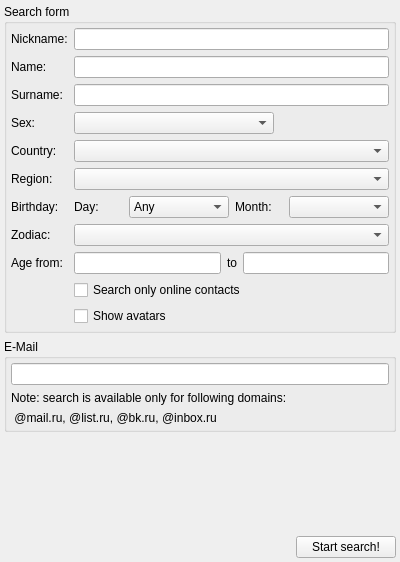
<?xml version="1.0" encoding="UTF-8"?>
<ui version="4.0">
 <class>MRIMSearchWidgetClass</class>
 <widget class="QWidget" name="MRIMSearchWidgetClass">
  <property name="geometry">
   <rect>
    <x>0</x>
    <y>0</y>
    <width>400</width>
    <height>562</height>
   </rect>
  </property>
  <property name="minimumSize">
   <size>
    <width>400</width>
    <height>480</height>
   </size>
  </property>
  <property name="maximumSize">
   <size>
    <width>16777215</width>
    <height>650</height>
   </size>
  </property>
  <property name="windowTitle">
   <string>Search contacts</string>
  </property>
  <layout class="QVBoxLayout" name="verticalLayout">
   <property name="margin">
    <number>4</number>
   </property>
   <item>
    <widget class="QGroupBox" name="searchGroupBox">
     <property name="sizePolicy">
      <sizepolicy hsizetype="Preferred" vsizetype="Fixed">
       <horstretch>0</horstretch>
       <verstretch>0</verstretch>
      </sizepolicy>
     </property>
     <property name="minimumSize">
      <size>
       <width>150</width>
       <height>250</height>
      </size>
     </property>
     <property name="title">
      <string>Search form</string>
     </property>
     <layout class="QFormLayout" name="formLayout">
      <property name="fieldGrowthPolicy">
       <enum>QFormLayout::AllNonFixedFieldsGrow</enum>
      </property>
      <property name="margin">
       <number>4</number>
      </property>
      <item row="0" column="0">
       <widget class="QLabel" name="label">
        <property name="text">
         <string>Nickname:</string>
        </property>
       </widget>
      </item>
      <item row="0" column="1">
       <widget class="QLineEdit" name="nickEdit"/>
      </item>
      <item row="1" column="0">
       <widget class="QLabel" name="label_2">
        <property name="text">
         <string>Name:</string>
        </property>
       </widget>
      </item>
      <item row="1" column="1">
       <widget class="QLineEdit" name="nameEdit"/>
      </item>
      <item row="2" column="0">
       <widget class="QLabel" name="label_3">
        <property name="text">
         <string>Surname:</string>
        </property>
       </widget>
      </item>
      <item row="2" column="1">
       <widget class="QLineEdit" name="surnameEdit"/>
      </item>
      <item row="3" column="0">
       <widget class="QLabel" name="label_4">
        <property name="text">
         <string>Sex:</string>
        </property>
       </widget>
      </item>
      <item row="3" column="1">
       <widget class="QComboBox" name="sexComboBox">
        <property name="maximumSize">
         <size>
          <width>200</width>
          <height>50</height>
         </size>
        </property>
       </widget>
      </item>
      <item row="4" column="0">
       <widget class="QLabel" name="label_5">
        <property name="text">
         <string>Country:</string>
        </property>
       </widget>
      </item>
      <item row="4" column="1">
       <widget class="QComboBox" name="countryComboBox">
        <property name="maximumSize">
         <size>
          <width>16777215</width>
          <height>16777215</height>
         </size>
        </property>
       </widget>
      </item>
      <item row="5" column="0">
       <widget class="QLabel" name="label_6">
        <property name="text">
         <string>Region:</string>
        </property>
       </widget>
      </item>
      <item row="5" column="1">
       <widget class="QComboBox" name="regionComboBox">
        <property name="maximumSize">
         <size>
          <width>16777215</width>
          <height>16777215</height>
         </size>
        </property>
       </widget>
      </item>
      <item row="6" column="0">
       <widget class="QLabel" name="label_7">
        <property name="text">
         <string>Birthday:</string>
        </property>
       </widget>
      </item>
      <item row="6" column="1">
       <layout class="QHBoxLayout" name="horizontalLayout">
        <item>
         <widget class="QLabel" name="label_8">
          <property name="maximumSize">
           <size>
            <width>50</width>
            <height>16777215</height>
           </size>
          </property>
          <property name="text">
           <string>Day:</string>
          </property>
         </widget>
        </item>
        <item>
         <widget class="QComboBox" name="birthDayComboBox">
          <property name="minimumSize">
           <size>
            <width>100</width>
            <height>0</height>
           </size>
          </property>
          <property name="maximumSize">
           <size>
            <width>100</width>
            <height>16777215</height>
           </size>
          </property>
          <item>
           <property name="text">
            <string>Any</string>
           </property>
          </item>
          <item>
           <property name="text">
            <string>1</string>
           </property>
          </item>
          <item>
           <property name="text">
            <string>2</string>
           </property>
          </item>
          <item>
           <property name="text">
            <string>3</string>
           </property>
          </item>
          <item>
           <property name="text">
            <string>4</string>
           </property>
          </item>
          <item>
           <property name="text">
            <string>5</string>
           </property>
          </item>
          <item>
           <property name="text">
            <string>6</string>
           </property>
          </item>
          <item>
           <property name="text">
            <string>7</string>
           </property>
          </item>
          <item>
           <property name="text">
            <string>8</string>
           </property>
          </item>
          <item>
           <property name="text">
            <string>9</string>
           </property>
          </item>
          <item>
           <property name="text">
            <string>10</string>
           </property>
          </item>
          <item>
           <property name="text">
            <string>11</string>
           </property>
          </item>
          <item>
           <property name="text">
            <string>12</string>
           </property>
          </item>
          <item>
           <property name="text">
            <string>13</string>
           </property>
          </item>
          <item>
           <property name="text">
            <string>14</string>
           </property>
          </item>
          <item>
           <property name="text">
            <string>15</string>
           </property>
          </item>
          <item>
           <property name="text">
            <string>16</string>
           </property>
          </item>
          <item>
           <property name="text">
            <string>17</string>
           </property>
          </item>
          <item>
           <property name="text">
            <string>18</string>
           </property>
          </item>
          <item>
           <property name="text">
            <string>19</string>
           </property>
          </item>
          <item>
           <property name="text">
            <string>20</string>
           </property>
          </item>
          <item>
           <property name="text">
            <string>21</string>
           </property>
          </item>
          <item>
           <property name="text">
            <string>22</string>
           </property>
          </item>
          <item>
           <property name="text">
            <string>23</string>
           </property>
          </item>
          <item>
           <property name="text">
            <string>24</string>
           </property>
          </item>
          <item>
           <property name="text">
            <string>25</string>
           </property>
          </item>
          <item>
           <property name="text">
            <string>26</string>
           </property>
          </item>
          <item>
           <property name="text">
            <string>27</string>
           </property>
          </item>
          <item>
           <property name="text">
            <string>28</string>
           </property>
          </item>
          <item>
           <property name="text">
            <string>29</string>
           </property>
          </item>
          <item>
           <property name="text">
            <string>30</string>
           </property>
          </item>
          <item>
           <property name="text">
            <string>31</string>
           </property>
          </item>
         </widget>
        </item>
        <item>
         <widget class="QLabel" name="label_9">
          <property name="maximumSize">
           <size>
            <width>80</width>
            <height>16777215</height>
           </size>
          </property>
          <property name="text">
           <string>Month:</string>
          </property>
         </widget>
        </item>
        <item>
         <widget class="QComboBox" name="birthMonthComboBox">
          <property name="minimumSize">
           <size>
            <width>100</width>
            <height>0</height>
           </size>
          </property>
          <property name="maximumSize">
           <size>
            <width>100</width>
            <height>16777215</height>
           </size>
          </property>
         </widget>
        </item>
       </layout>
      </item>
      <item row="7" column="0">
       <widget class="QLabel" name="label_10">
        <property name="text">
         <string>Zodiac:</string>
        </property>
       </widget>
      </item>
      <item row="7" column="1">
       <widget class="QComboBox" name="zodiacComboBox"/>
      </item>
      <item row="8" column="0">
       <widget class="QLabel" name="label_11">
        <property name="text">
         <string>Age from:</string>
        </property>
       </widget>
      </item>
      <item row="8" column="1">
       <layout class="QHBoxLayout" name="horizontalLayout_2">
        <item>
         <widget class="QLineEdit" name="ageFromEdit">
          <property name="minimumSize">
           <size>
            <width>100</width>
            <height>0</height>
           </size>
          </property>
          <property name="maximumSize">
           <size>
            <width>150</width>
            <height>16777215</height>
           </size>
          </property>
         </widget>
        </item>
        <item>
         <widget class="QLabel" name="label_12">
          <property name="text">
           <string>to</string>
          </property>
         </widget>
        </item>
        <item>
         <widget class="QLineEdit" name="ageToEdit">
          <property name="minimumSize">
           <size>
            <width>100</width>
            <height>0</height>
           </size>
          </property>
          <property name="maximumSize">
           <size>
            <width>150</width>
            <height>16777215</height>
           </size>
          </property>
         </widget>
        </item>
       </layout>
      </item>
      <item row="9" column="1">
       <widget class="QCheckBox" name="onlyOnlineCheckBox">
        <property name="text">
         <string>Search only online contacts</string>
        </property>
       </widget>
      </item>
      <item row="10" column="1">
       <widget class="QCheckBox" name="showAvatarsCheckBox">
        <property name="text">
         <string>Show avatars</string>
        </property>
       </widget>
      </item>
     </layout>
    </widget>
   </item>
   <item>
    <widget class="QGroupBox" name="emailGroupBox">
     <property name="sizePolicy">
      <sizepolicy hsizetype="Preferred" vsizetype="Fixed">
       <horstretch>0</horstretch>
       <verstretch>0</verstretch>
      </sizepolicy>
     </property>
     <property name="minimumSize">
      <size>
       <width>0</width>
       <height>50</height>
      </size>
     </property>
     <property name="title">
      <string>E-Mail</string>
     </property>
     <layout class="QVBoxLayout" name="verticalLayout_3">
      <property name="margin">
       <number>4</number>
      </property>
      <item>
       <widget class="QLineEdit" name="emailEdit"/>
      </item>
      <item>
       <widget class="QLabel" name="label_13">
        <property name="text">
         <string>Note: search is available only for following domains:</string>
        </property>
       </widget>
      </item>
      <item>
       <widget class="QLabel" name="label_14">
        <property name="text">
         <string> @mail.ru, @list.ru, @bk.ru, @inbox.ru</string>
        </property>
       </widget>
      </item>
     </layout>
    </widget>
   </item>
   <item>
    <spacer name="verticalSpacer">
     <property name="orientation">
      <enum>Qt::Vertical</enum>
     </property>
     <property name="sizeHint" stdset="0">
      <size>
       <width>20</width>
       <height>40</height>
      </size>
     </property>
    </spacer>
   </item>
   <item>
    <layout class="QHBoxLayout" name="horizontalLayout_3">
     <item>
      <spacer name="horizontalSpacer">
       <property name="orientation">
        <enum>Qt::Horizontal</enum>
       </property>
       <property name="sizeHint" stdset="0">
        <size>
         <width>40</width>
         <height>20</height>
        </size>
       </property>
      </spacer>
     </item>
     <item>
      <widget class="QPushButton" name="pushButton">
       <property name="minimumSize">
        <size>
         <width>100</width>
         <height>0</height>
        </size>
       </property>
       <property name="maximumSize">
        <size>
         <width>150</width>
         <height>16777215</height>
        </size>
       </property>
       <property name="layoutDirection">
        <enum>Qt::LeftToRight</enum>
       </property>
       <property name="text">
        <string>Start search!</string>
       </property>
      </widget>
     </item>
    </layout>
   </item>
  </layout>
 </widget>
 <layoutdefault spacing="6" margin="11"/>
 <resources/>
 <connections/>
</ui>
